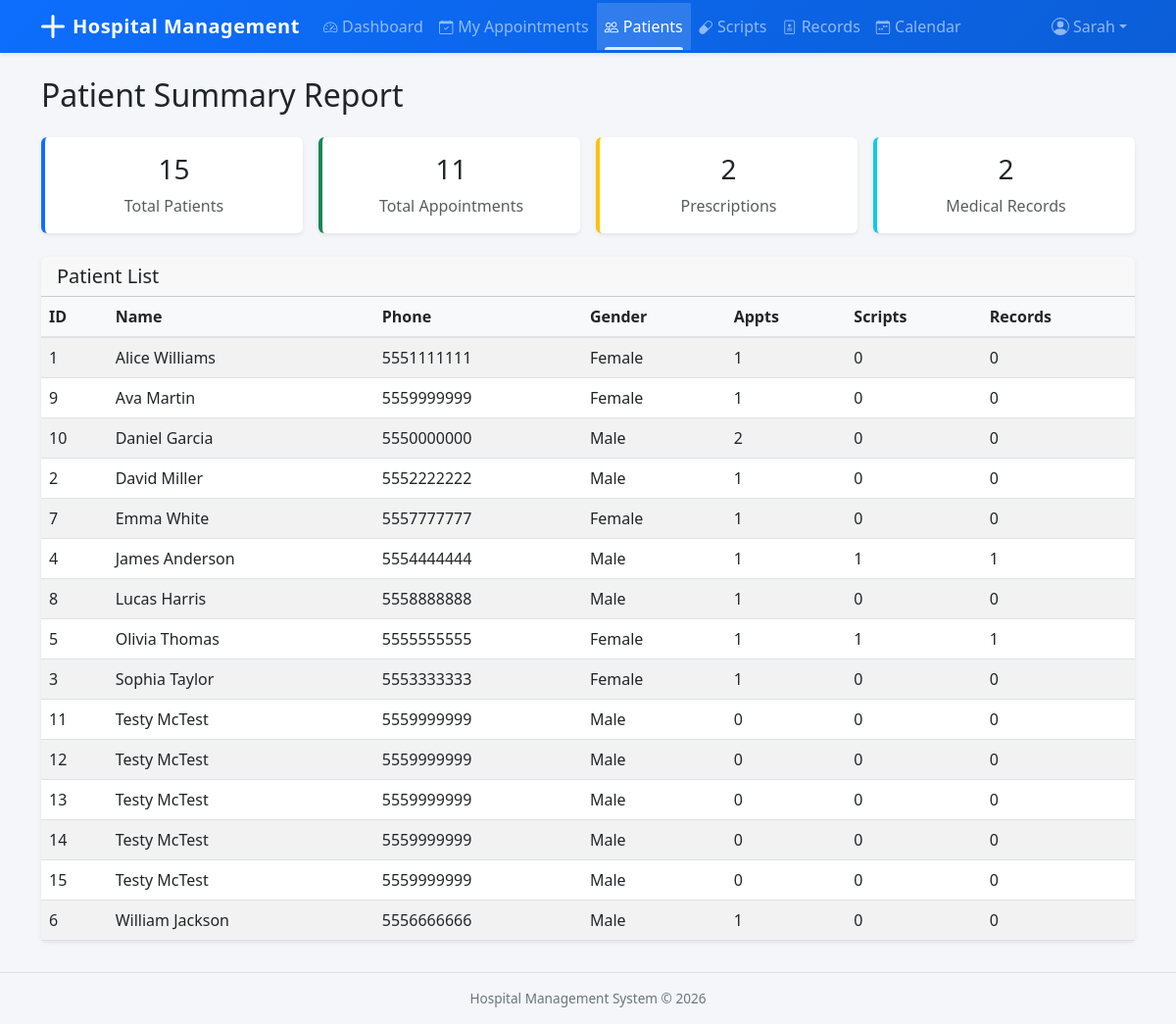
The app's page /records/patient-report/ (signed in) with its own data.
### accounts/models.py (models this page shows, shortened)
class User(AbstractUser):
    class Role(models.TextChoices):
        ADMIN = 'Admin', 'Admin'
        DOCTOR = 'Doctor', 'Doctor'
        RECEPTIONIST = 'Receptionist', 'Receptionist'
    role = models.CharField(max_length=20, choices=Role.choices, default=Role.RECEPTIONIST)
    phone_number = models.CharField(max_length=15, blank=True)

### patients/models.py (models this page shows, shortened)
class Patient(models.Model):
    class Gender(models.TextChoices):
        MALE = 'Male', 'Male'
        FEMALE = 'Female', 'Female'
        OTHER = 'Other', 'Other'
    class BloodGroup(models.TextChoices):
        A_POS = 'A+', 'A+'
        A_NEG = 'A-', 'A-'
        B_POS = 'B+', 'B+'
        B_NEG = 'B-', 'B-'
        AB_POS = 'AB+', 'AB+'
        AB_NEG = 'AB-', 'AB-'
        O_POS = 'O+', 'O+'
        O_NEG = 'O-', 'O-'
    first_name = models.CharField(max_length=50)
    last_name = models.CharField(max_length=50)
    date_of_birth = models.DateField()
    gender = models.CharField(max_length=10, choices=Gender.choices)
    blood_group = models.CharField(max_length=5, choices=BloodGroup.choices, blank=True)
    phone_number = models.CharField(max_length=15)
    email = models.EmailField(blank=True)
    address = models.TextField(blank=True)
    emergency_contact_name = models.CharField(max_length=100, blank=True)
    emergency_contact_phone = models.CharField(max_length=15, blank=True)
    registered_date = models.DateTimeField(auto_now_add=True)
    class Meta:
        ordering = ['first_name', 'last_name']

### records/views.py (the view)
# urls.py: path('patient-report/', views.patient_report, name='patient_report'),
@login_required
def patient_report(request):
    patients = Patient.objects.all()
    patient_data = []
    for p in patients:
        patient_data.append({
            'patient': p,
            'appt_count': Appointment.objects.filter(patient=p).count(),
            'rx_count': Prescription.objects.filter(patient=p).count(),
            'rec_count': MedicalRecord.objects.filter(patient=p).count(),
        })
    context = {
        'total_patients': Patient.objects.count(),
        'total_appointments': Appointment.objects.count(),
        'total_prescriptions': Prescription.objects.count(),
        'total_records': MedicalRecord.objects.count(),
        'patient_data': patient_data,
    }
    return render(request, 'records/patient_report.html', context)

### templates/records/patient_report.html (shortened to what this page needs)
{% extends 'base.html' %}
{% block content %}
<h2>Patient Summary Report</h2>
<div class="row g-3 mt-2">
    <div class="col-md-3">
        <div class="card stat-card primary"><div class="card-body text-center"><h3>{{ total_patients }}</h3><p class="text-muted mb-0">Total Patients</p></div></div>
    </div>
    <div class="col-md-3">
        <div class="card stat-card success"><div class="card-body text-center"><h3>{{ total_appointments }}</h3><p class="text-muted mb-0">Total Appointments</p></div></div>
    </div>
    <div class="col-md-3">
        <div class="card stat-card warning"><div class="card-body text-center"><h3>{{ total_prescriptions }}</h3><p class="text-muted mb-0">Prescriptions</p></div></div>
    </div>
    <div class="col-md-3">
        <div class="card stat-card info"><div class="card-body text-center"><h3>{{ total_records }}</h3><p class="text-muted mb-0">Medical Records</p></div></div>
    </div>
</div>
<div class="card mt-4">
    <div class="card-header"><h5 class="mb-0">Patient List</h5></div>
    <div class="card-body p-0">
        <table class="table table-striped mb-0">
            <thead><tr><th>ID</th><th>Name</th><th>Phone</th><th>Gender</th><th>Appts</th><th>Scripts</th><th>Records</th></tr></thead>
            <tbody>
            {% for p in patient_data %}
            <tr>
                <td>{{ p.patient.id }}</td>
                <td>{{ p.patient.first_name }} {{ p.patient.last_name }}</td>
                <td>{{ p.patient.phone_number }}</td>
                <td>{{ p.patient.gender }}</td>
                <td>{{ p.appt_count }}</td>
                <td>{{ p.rx_count }}</td>
                <td>{{ p.rec_count }}</td>
            </tr>
            {% empty %}
            <tr><td colspan="7" class="text-muted">No patients.</td></tr>
            {% endfor %}
            </tbody>
        </table>
    </div>
</div>
{% endblock %}

### templates/base.html (shortened to what this page needs)
<!DOCTYPE html>
<html lang="en">
<head>
    <link href="https://cdn.jsdelivr.net/npm/bootstrap@5.3.0/dist/css/bootstrap.min.css" rel="stylesheet">
    <link rel="stylesheet" href="https://cdn.jsdelivr.net/npm/bootstrap-icons@1.11.3/font/bootstrap-icons.min.css">
</head>
<body>
    <nav class="navbar navbar-expand-lg navbar-dark bg-primary shadow-sm">
        <div class="container">
            <a class="navbar-brand d-flex align-items-center" href="{% url 'dashboard_redirect' %}">
                <svg xmlns="http://www.w3.org/2000/svg" width="24" height="24" fill="currentColor" class="me-2" viewBox="0 0 16 16">
                    <path d="M8 0a1 1 0 0 1 1 1v6h6a1 1 0 1 1 0 2H9v6a1 1 0 1 1-2 0V9H1a1 1 0 0 1 0-2h6V1a1 1 0 0 1 1-1z"/>
                </svg>
                <span class="d-none d-sm-inline">Hospital Management</span><span class="d-sm-none">HMS</span>
            </a>
            <div class="collapse navbar-collapse" id="navbarNav">
                {% if user.is_authenticated %}
                <ul class="navbar-nav me-auto">
                    {% if user.role == 'Admin' %}
                    <li class="nav-item"><a class="nav-link{% if request.resolver_match.url_name == 'admin_dashboard' %} active{% endif %}" href="{% url 'admin_dashboard' %}"><i class="bi bi-speedometer2 nav-icon"></i>Dashboard</a></li>
                    <li class="nav-item"><a class="nav-link{% if request.resolver_match.url_name == 'department_list' %} active{% endif %}" href="{% url 'department_list' %}"><i class="bi bi-building nav-icon"></i>Departments</a></li>
                    <li class="nav-item"><a class="nav-link{% if 'doctor' in request.resolver_match.url_name %} active{% endif %}" href="{% url 'doctor_list' %}"><i class="bi bi-person-badge nav-icon"></i>Doctors</a></li>
                    <li class="nav-item"><a class="nav-link{% if 'patient' in request.resolver_match.url_name %} active{% endif %}" href="{% url 'patient_list' %}"><i class="bi bi-people nav-icon"></i>Patients</a></li>
                    <li class="nav-item"><a class="nav-link{% if 'appointment' in request.resolver_match.url_name %} active{% endif %}" href="{% url 'appointment_list' %}"><i class="bi bi-calendar-check nav-icon"></i>Appointments</a></li>
                    <li class="nav-item"><a class="nav-link{% if 'prescription' in request.resolver_match.url_name %} active{% endif %}" href="{% url 'prescription_list' %}"><i class="bi bi-capsule nav-icon"></i>Prescriptions</a></li>
                    <li class="nav-item"><a class="nav-link{% if 'record' in request.resolver_match.url_name %} active{% endif %}" href="{% url 'medical_record_list' %}"><i class="bi bi-file-medical nav-icon"></i>Records</a></li>
                    <li class="nav-item"><a class="nav-link{% if 'report' in request.resolver_match.url_name %} active{% endif %}" href="{% url 'patient_report' %}"><i class="bi bi-graph-up nav-icon"></i>Reports</a></li>
                    <li class="nav-item"><a class="nav-link{% if 'calendar' in request.resolver_match.url_name %} active{% endif %}" href="{% url 'doctor_calendar' %}"><i class="bi bi-calendar-week nav-icon"></i>Calendar</a></li>
                    {% elif user.role == 'Doctor' %}
                    <li class="nav-item"><a class="nav-link{% if request.resolver_match.url_name == 'doctor_dashboard' %} active{% endif %}" href="{% url 'doctor_dashboard' %}"><i class="bi bi-speedometer2 nav-icon"></i>Dashboard</a></li>
                    <li class="nav-item"><a class="nav-link" href="{% url 'doctor_appointments' %}"><i class="bi bi-calendar-check nav-icon"></i>My Appointments</a></li>
                    <li class="nav-item"><a class="nav-link{% if 'patient' in request.resolver_match.url_name %} active{% endif %}" href="{% url 'patient_list' %}"><i class="bi bi-people nav-icon"></i>Patients</a></li>
                    <li class="nav-item"><a class="nav-link{% if request.resolver_match.url_name == 'doctor_prescriptions' %} active{% endif %}" href="{% url 'doctor_prescriptions' %}"><i class="bi bi-capsule nav-icon"></i>Scripts</a></li>
                    <li class="nav-item"><a class="nav-link" href="{% url 'doctor_medical_records' %}"><i class="bi bi-file-medical nav-icon"></i>Records</a></li>
                    <li class="nav-item"><a class="nav-link{% if 'calendar' in request.resolver_match.url_name %} active{% endif %}" href="{% url 'doctor_calendar' %}"><i class="bi bi-calendar-week nav-icon"></i>Calendar</a></li>
                    {% endif %}
                </ul>
                <ul class="navbar-nav">
                    <li class="nav-item dropdown">
                        <a class="nav-link dropdown-toggle d-flex align-items-center" href="#" role="button" data-bs-toggle="dropdown">
                            <span class="d-none d-md-inline">{{ user.get_short_name|default:user.username }}</span>
                        </a>
                    </li>
                </ul>
                {% endif %}
            </div>
        </div>
    </nav>
    <div class="container mt-4">
        {% block content %}{% endblock %}
    </div>
    <footer class="footer text-center">
        <div class="container">
            Hospital Management System &copy; {% now "Y" %}
        </div>
    </footer>
</body>
</html>

### templates/base.html (style rules this page uses)
body { background-color: #f4f6f9; }
.navbar { padding-top: 0; padding-bottom: 0; background: linear-gradient(135deg, #0d6efd 0%, #0b5ed7 100%); }
.navbar-brand { font-weight: 700; letter-spacing: 0.5px; padding-top: 0.75rem; padding-bottom: 0.75rem; }
.navbar .nav-link { padding-top: 0.75rem; padding-bottom: 0.75rem; position: relative; transition: background-color 0.15s; }
.navbar .nav-link.active { background-color: rgba(255,255,255,0.15); }
.navbar .nav-link.active::after { content: ''; position: absolute; bottom: 0; left: 0.5rem; right: 0.5rem; height: 3px; background: rgba(255,255,255,0.85); border-radius: 3px 3px 0 0; }
.card { border: none; box-shadow: 0 0.125rem 0.25rem rgba(0,0,0,0.075); transition: box-shadow 0.2s; }
.table th { background-color: #f8f9fa; border-bottom-width: 2px; }
.footer { font-size: 0.85rem; color: #6c757d; border-top: 1px solid #dee2e6; padding: 1rem 0; margin-top: 2rem; }
.stat-card { border-left: 4px solid; }
.stat-card.primary { border-left-color: #0d6efd; }
.stat-card.success { border-left-color: #198754; }
.stat-card.warning { border-left-color: #ffc107; }
.stat-card.info { border-left-color: #0dcaf0; }
.nav-icon { margin-right: 0.3rem; font-size: 0.9rem; }

### records on screen
User: get_short_name "Sarah"
Patient: patient.id "1", patient.first_name "Alice", patient.last_name "Williams", patient.phone_number "5551111111", patient.gender "Female", appt_count "1", rx_count "0", rec_count "0"
Patient: patient.id "9", patient.first_name "Ava", patient.last_name "Martin", patient.phone_number "5559999999", patient.gender "Female", appt_count "1", rx_count "0", rec_count "0"
Patient: patient.id "10", patient.first_name "Daniel", patient.last_name "Garcia", patient.phone_number "5550000000", patient.gender "Male", appt_count "2", rx_count "0", rec_count "0"
Patient: patient.id "2", patient.first_name "David", patient.last_name "Miller", patient.phone_number "5552222222", patient.gender "Male", appt_count "1", rx_count "0", rec_count "0"
Patient: patient.id "7", patient.first_name "Emma", patient.last_name "White", patient.phone_number "5557777777", patient.gender "Female", appt_count "1", rx_count "0", rec_count "0"
Patient: patient.id "4", patient.first_name "James", patient.last_name "Anderson", patient.phone_number "5554444444", patient.gender "Male", appt_count "1", rx_count "1", rec_count "1"
Patient: patient.id "8", patient.first_name "Lucas", patient.last_name "Harris", patient.phone_number "5558888888", patient.gender "Male", appt_count "1", rx_count "0", rec_count "0"
Patient: patient.id "5", patient.first_name "Olivia", patient.last_name "Thomas", patient.phone_number "5555555555", patient.gender "Female", appt_count "1", rx_count "1", rec_count "1"
Patient: patient.id "3", patient.first_name "Sophia", patient.last_name "Taylor", patient.phone_number "5553333333", patient.gender "Female", appt_count "1", rx_count "0", rec_count "0"
Patient: patient.id "11", patient.first_name "Testy", patient.last_name "McTest", patient.phone_number "5559999999", patient.gender "Male", appt_count "0", rx_count "0", rec_count "0"
Patient: patient.id "12", patient.first_name "Testy", patient.last_name "McTest", patient.phone_number "5559999999", patient.gender "Male", appt_count "0", rx_count "0", rec_count "0"
Patient: patient.id "13", patient.first_name "Testy", patient.last_name "McTest", patient.phone_number "5559999999", patient.gender "Male", appt_count "0", rx_count "0", rec_count "0"
Patient: patient.id "14", patient.first_name "Testy", patient.last_name "McTest", patient.phone_number "5559999999", patient.gender "Male", appt_count "0", rx_count "0", rec_count "0"
Patient: patient.id "15", patient.first_name "Testy", patient.last_name "McTest", patient.phone_number "5559999999", patient.gender "Male", appt_count "0", rx_count "0", rec_count "0"
Patient: patient.id "6", patient.first_name "William", patient.last_name "Jackson", patient.phone_number "5556666666", patient.gender "Male", appt_count "1", rx_count "0", rec_count "0"

### other values on screen
{{ total_patients }} "15"
{{ total_appointments }} "11"
{{ total_prescriptions }} "2"
{{ total_records }} "2"
